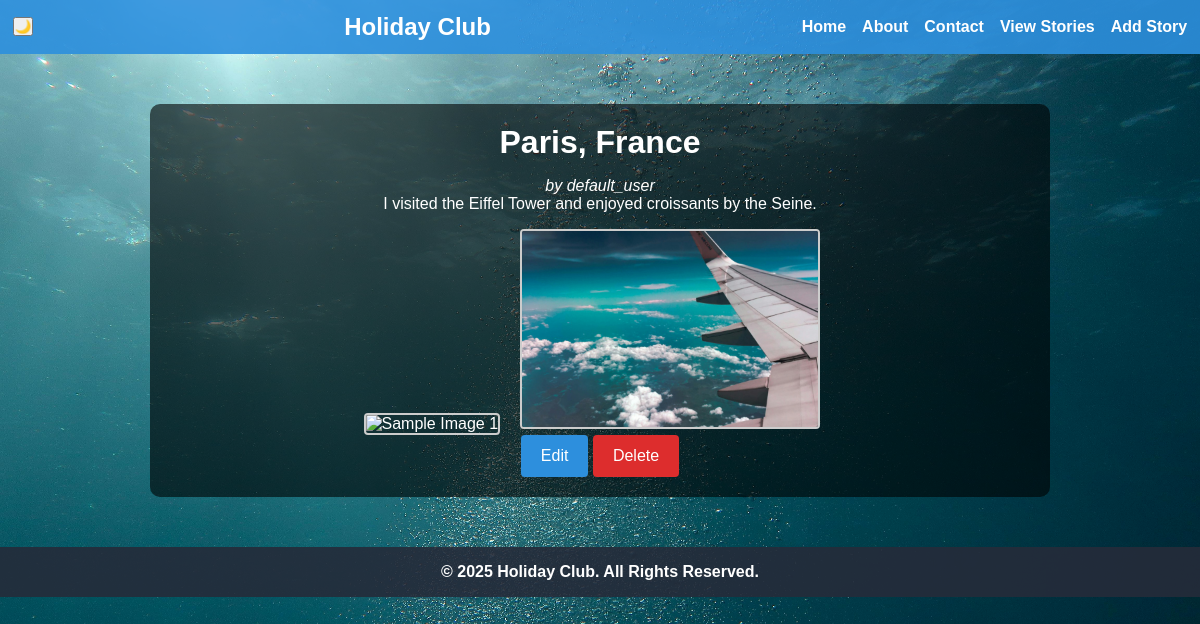
The page /story/1 on the database its author committed.
### tables this page shows
CREATE TABLE stories (
      id INTEGER PRIMARY KEY AUTOINCREMENT,
          user_id INTEGER NOT NULL,
              location TEXT NOT NULL,
                  story_text TEXT NOT NULL,
                      FOREIGN KEY (user_id) REFERENCES users(id)
                        );

CREATE TABLE users (
            id INTEGER PRIMARY KEY AUTOINCREMENT,
            username TEXT NOT NULL,
            email TEXT NOT NULL,
            password_hash TEXT
        );

### app.py (the view)
@app.route('/story/<int:story_id>')
def story_detail(story_id):
    conn = get_db_connection()
    story = conn.execute('''
        SELECT s.id, s.location, s.story_text, u.username
          FROM stories s
          JOIN users u ON s.user_id = u.id
         WHERE s.id = ?
    ''', (story_id,)).fetchone()
    conn.close()
    if story is None:
        flash("Story not found!", "error")
        return redirect(url_for('view_story'))
    return render_template('story.html', story=story)

### app.py (called while the page is built)
def get_db_connection():
    conn = sqlite3.connect(DATABASE)
    conn.row_factory = sqlite3.Row
    conn.execute('PRAGMA foreign_keys = ON;')
    return conn

### templates/story.html
{% extends 'base.html' %}
{% block content %}
  <h1>{{ story.location }}</h1>
  <p><em>by {{ story.username }}</em></p>
  <p>{{ story.story_text }}</p>
  <div class="story-images">
    <img src="{{ url_for('static', filename='images/sample1.jpg') }}" alt="Sample Image 1">
    <img src="{{ url_for('static', filename='images/sample2.jpg') }}" alt="Sample Image 2">
  </div>
  <div class="story-actions">
    <a href="{{ url_for('edit_story', story_id=story.id) }}" class="btn">Edit</a>
    <a href="{{ url_for('delete_story', story_id=story.id) }}" class="btn delete">Delete</a>
  </div>
{% endblock %}

### static/css/styles.css (style rules this page uses)
* { margin: 0; padding: 0; box-sizing: border-box; }
body { background: url("../images/background.jpg") no-repeat center center fixed; background-size: cover; font-family: Arial, sans-serif; color: white; margin: 0; padding: 0; }
h1, h2 { margin-bottom: 1rem; }
button[type="submit"], .btn { background-color: #2d8fdd; color: #fff; border: none; padding: 0.75rem 1.25rem; border-radius: 4px; cursor: pointer; text-decoration: none; display: inline-block; }
.btn.delete { background-color: #dd2d2d; }
.story-images img { width: 300px; height: 200px; object-fit: cover; margin-right: 1rem; margin-top: 1rem; border: 2px solid #ccc; border-radius: 4px; }

### rows shown on the page
stories: location "Paris, France", story_text "I visited the Eiffel Tower and enjoyed croissants by the Seine."
users: username "default_user"
